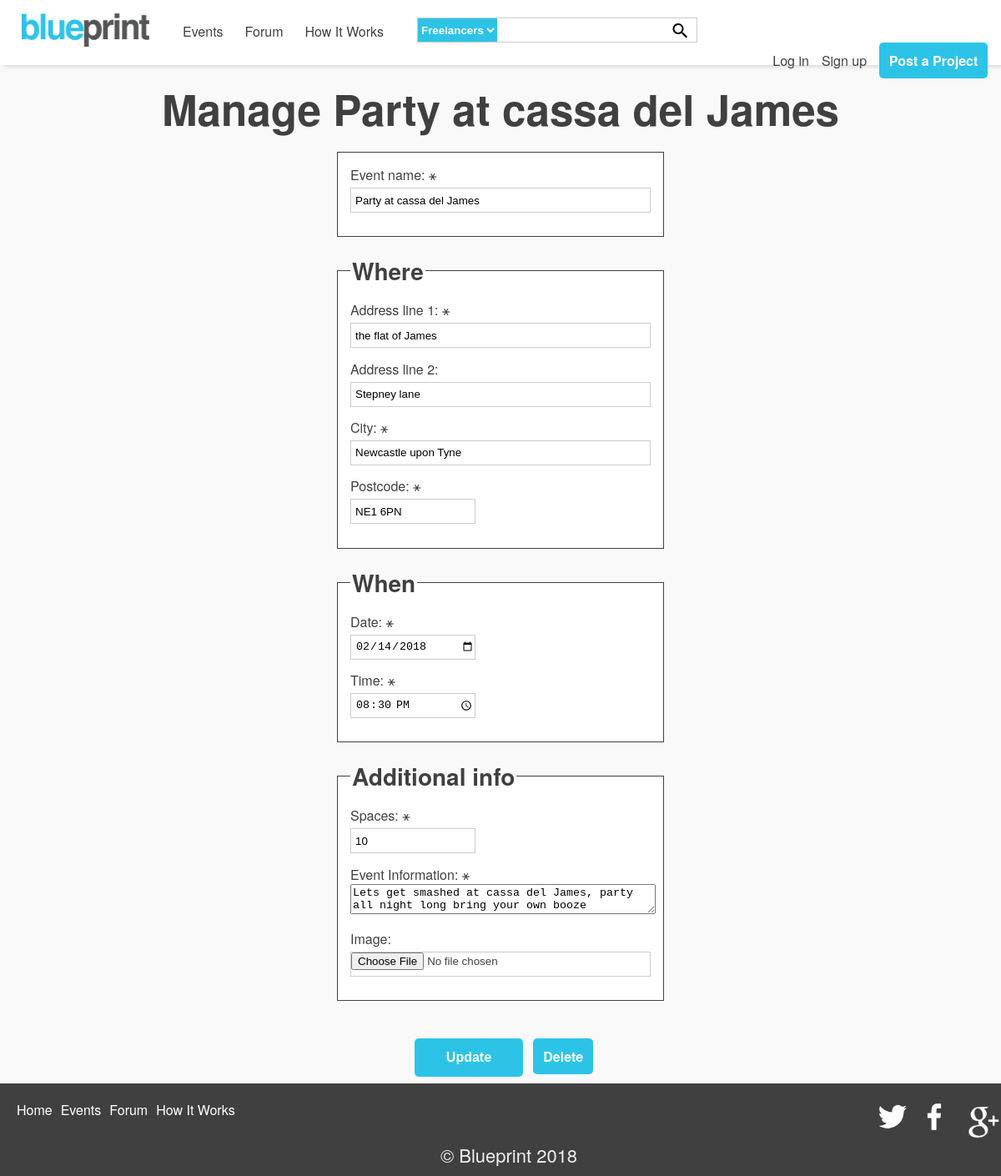
Page /ManageEventForm.php?eventid=12 on the committed database.
### tables this page shows
CREATE TABLE `bp_events` (
  `eventId` int(11) NOT NULL,
  `eventName` varchar(100) NOT NULL,
  `eventDate` date NOT NULL,
  `eventTime` time NOT NULL,
  `eventPlace` varchar(100) NOT NULL,
  `eventAddress2` varchar(100) DEFAULT NULL,
  `eventCity` varchar(100) NOT NULL,
  `eventPostcode` varchar(10) NOT NULL,
  `eventSpaces` int(4) NOT NULL,
  `eventImage` varchar(200) DEFAULT NULL,
  `eventInfo` varchar(1000) DEFAULT NULL
);

### ManageEventForm.php (the view, shortened to what this page needs)
<?php
require_once ('scripts/functions.php');
echo makePageStart("viewport", "width=device-width, inital-scale=1", "Blueprint home");
echo makeHeader();
$eventId = htmlspecialchars($_GET["eventid"]);
$dbConn = databaseConn::getConnection();
$eventSQL = "SELECT *
             FROM bp_events
             WHERE eventId = '$eventId'";
$eventQuery = $dbConn->query($eventSQL);
while ($event = $eventQuery->fetchObject()) {
    $id = $event->eventId;
    $date = $event->eventDate;
    $time = "$event->eventTime";
    $address1 = $event->eventPlace;
    $address2 = $event->eventAddress2;
    $city = $event->eventCity;
    $postcode = $event->eventPostcode;
    $spaces = $event->eventSpaces;
    $info = $event->eventInfo;
    $name = $event->eventName;
    echo "<h1>Manage $name</h1>
          <div class=\"form-container\">
        <form method=\"get\" action=\"updateEventAction.php\" id='addEventForm'>
        <fieldset>
            <input style='display: none' type='text' value='$id' name='eventid' readonly>
            <label>Event name: &#9913;</label>
                <input type=\"text\" name=\"name\" value='$name' class=\"form-control block\" placeholder=\"Please enter the name ov the event\"
                       data-validation=\"required\">
                       </fieldset>
            <fieldset>
                <legend><h2>Where</h2></legend>
                <label>Address line 1: &#9913;</label>
                <input type=\"text\" name=\"address1\" value='$address1' class=\"form-control block\" placeholder=\"Please enter the first line of the address\"
                       data-validation=\"required\">
                <label>Address line 2: </label>
                <input type=\"text\" name=\"address2\" value='$address2'>
                <label>City: &#9913;</label>
                <input type=\"text\" name=\"city\" value='$city' class=\"form-control block\" placeholder=\"Please enter the City\"
                       data-validation=\"required\">
                <label>Postcode: &#9913;</label><br>
                <input style=\"width: 150px;\" type=\"text\" name=\"postcode\" value='$postcode' class=\"form-control block\" placeholder=\"Please enter a valid UK postcode\"
                       data-validation=\"required\"><br>
            </fieldset>
            <fieldset>
                <legend><h2>When</h2></legend>
                <label>Date: &#9913;</label><br>
                <input style=\"width: 150px;\" type=\"date\" name=\"date\" value='$date' class=\"form-control block\" data-validation=\"required\"><br>
                <label>Time: &#9913;</label><br>
                <input style=\"width: 150px;\" type=\"time\" name=\"time\" value='$time' class=\"form-control block\" data-validation=\"required\"><br>
            </fieldset>
            <fieldset>
                <legend><h2>Additional info</h2></legend>
                <label>Spaces: &#9913;</label><br>
                <input style=\"width: 150px;\" min=\"1\" max=\"1000\" type=\"number\" name=\"spaces\" value='$spaces' class=\"form-control block\" placeholder=\"1\"
                       data-validation=\"required\"><br>
                <label>Event Information: &#9913;</label>
                <textarea style=\"max-width: 100%; width: 100%; margin-bottom: 1em;\" name=\"info\" id='info' class=\"form-control block\" placeholder=\"Please provide some information about the event\"
                       data-validation=\"required\">$info</textarea>
                <label>Image: </label>
                <input style=\"padding: 0;\" type=\"file\" name=\"image\">
            </fieldset>
            <div class=\"submit-wrap\">
            <input type=\"submit\" value=\"Update\" class=\"button\">
            <a href='deleteEventAction.php?eventid=$eventId' class='button'>Delete</a>
            </div>
        </form>
    </div>";
}?>
<?php
echo makePageFooter();
?>

### css/style.css (style rules this page uses)
html, body { height: 100%; color: #404040; width: 100%; }
body { font-family: Helvetica Neue, Helvetica, Arial, sans-serif; width: 100%; margin: 0; padding: 0; font-size: 100%; background-color: #f9f9f9; position: relative; }
.button { background-color: #2DC3E7; border: none; color: #fff; padding: 2.5% 3%; text-align: center; text-decoration: none; display: inline-block; font-weight: bold; font-size: 1em; margin: 25px 0 0 0; cursor: pointer; border-radius: 5px; }
h1 { font-size: 3.2em; text-align: center; margin: 15px 0; }
h2 { font-size: 2.2em; text-align: left; }
a { text-decoration: underline; color: #404040; }
form { width: 33%; margin: 0 auto; }
.submit-wrap { text-align: center; }
form input[type="submit"] { width: 130px; height: 46px; margin: 0.5em; }
form input { width: 100%; height: 30px; margin: 0 auto; margin-top: 0px; margin-bottom: 0px; margin-bottom: 1em; box-sizing: border-box; margin-top: 4px; padding-left: 5px; border: 1px solid #ccc; }
fieldset { border: 1px solid #404040; margin-bottom: 20px; padding: 15px; background-color: #fff; }
legend { font-size: 1.4em; font-weight: bold; }
.form-container { min-height: 100%; }
.form-container h2, h3 { text-align: center; }
legend h2 { font-size: 28px; margin: 0; }

### rows in the picture
bp_events: eventName "Party at cassa del James", name "Party at cassa del James", address1 "the flat of James", address2 "Stepney lane", city "Newcastle upon Tyne", postcode "NE1 6PN", date "02/14/2018", time "20:30:00", spaces "10", info "Lets get smashed at cassa del James, party all night long bring your own booze"
